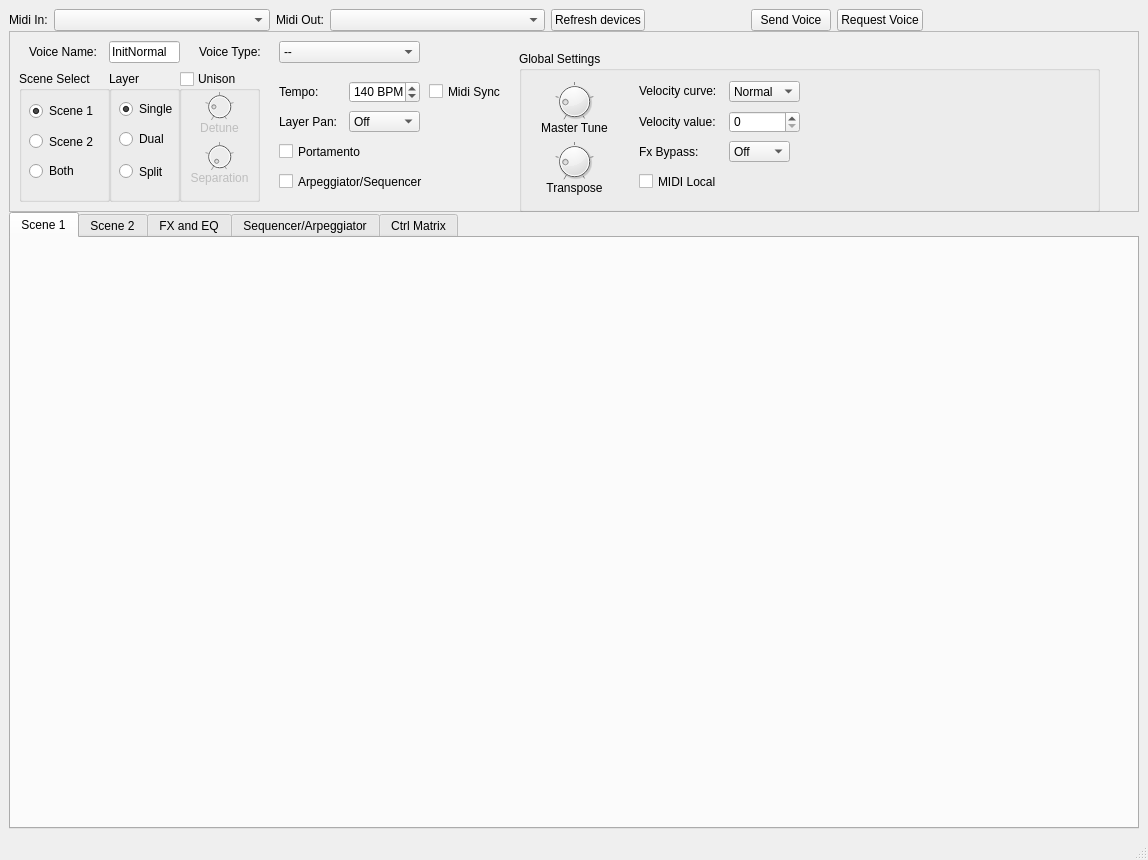
<?xml version="1.0" encoding="UTF-8"?>
<ui version="4.0">
 <class>QAN1xEditor</class>
 <widget class="QMainWindow" name="QAN1xEditor">
  <property name="geometry">
   <rect>
    <x>0</x>
    <y>0</y>
    <width>1148</width>
    <height>860</height>
   </rect>
  </property>
  <property name="windowTitle">
   <string>QAN1xEditor</string>
  </property>
  <widget class="QWidget" name="centralWidget">
   <layout class="QVBoxLayout" name="verticalLayout_6">
    <property name="spacing">
     <number>6</number>
    </property>
    <property name="leftMargin">
     <number>9</number>
    </property>
    <property name="topMargin">
     <number>9</number>
    </property>
    <property name="rightMargin">
     <number>9</number>
    </property>
    <property name="bottomMargin">
     <number>9</number>
    </property>
    <item>
     <widget class="QScrollArea" name="scrollArea_5">
      <property name="frameShape">
       <enum>QFrame::NoFrame</enum>
      </property>
      <property name="frameShadow">
       <enum>QFrame::Plain</enum>
      </property>
      <property name="widgetResizable">
       <bool>true</bool>
      </property>
      <widget class="QWidget" name="scrollAreaWidgetContents_5">
       <property name="geometry">
        <rect>
         <x>0</x>
         <y>0</y>
         <width>1130</width>
         <height>821</height>
        </rect>
       </property>
       <layout class="QVBoxLayout" name="verticalLayout">
        <property name="spacing">
         <number>0</number>
        </property>
        <property name="leftMargin">
         <number>0</number>
        </property>
        <property name="topMargin">
         <number>0</number>
        </property>
        <property name="rightMargin">
         <number>0</number>
        </property>
        <property name="bottomMargin">
         <number>0</number>
        </property>
        <item>
         <layout class="QHBoxLayout" name="horizontalLayout">
          <item>
           <widget class="QLabel" name="label">
            <property name="text">
             <string>Midi In:</string>
            </property>
           </widget>
          </item>
          <item>
           <widget class="QComboBox" name="inCombo">
            <property name="sizePolicy">
             <sizepolicy hsizetype="Expanding" vsizetype="Fixed">
              <horstretch>0</horstretch>
              <verstretch>0</verstretch>
             </sizepolicy>
            </property>
           </widget>
          </item>
          <item>
           <widget class="QLabel" name="label_2">
            <property name="text">
             <string>Midi Out:</string>
            </property>
           </widget>
          </item>
          <item>
           <widget class="QComboBox" name="outCombo">
            <property name="sizePolicy">
             <sizepolicy hsizetype="Expanding" vsizetype="Fixed">
              <horstretch>0</horstretch>
              <verstretch>0</verstretch>
             </sizepolicy>
            </property>
           </widget>
          </item>
          <item>
           <widget class="QPushButton" name="refresh">
            <property name="text">
             <string>Refresh devices</string>
            </property>
           </widget>
          </item>
          <item>
           <spacer name="horizontalSpacer_3">
            <property name="orientation">
             <enum>Qt::Horizontal</enum>
            </property>
            <property name="sizeType">
             <enum>QSizePolicy::Fixed</enum>
            </property>
            <property name="sizeHint" stdset="0">
             <size>
              <width>100</width>
              <height>20</height>
             </size>
            </property>
           </spacer>
          </item>
          <item>
           <widget class="QPushButton" name="sendVoice">
            <property name="text">
             <string>Send Voice</string>
            </property>
           </widget>
          </item>
          <item>
           <widget class="QPushButton" name="requestVoice">
            <property name="text">
             <string>Request Voice</string>
            </property>
           </widget>
          </item>
          <item>
           <spacer name="horizontalSpacer">
            <property name="orientation">
             <enum>Qt::Horizontal</enum>
            </property>
            <property name="sizeHint" stdset="0">
             <size>
              <width>40</width>
              <height>20</height>
             </size>
            </property>
           </spacer>
          </item>
         </layout>
        </item>
        <item>
         <widget class="QFrame" name="frame">
          <property name="minimumSize">
           <size>
            <width>421</width>
            <height>181</height>
           </size>
          </property>
          <property name="frameShape">
           <enum>QFrame::StyledPanel</enum>
          </property>
          <property name="frameShadow">
           <enum>QFrame::Raised</enum>
          </property>
          <widget class="QGroupBox" name="unison">
           <property name="geometry">
            <rect>
             <x>170</x>
             <y>40</y>
             <width>81</width>
             <height>131</height>
            </rect>
           </property>
           <property name="title">
            <string>Unison</string>
           </property>
           <property name="checkable">
            <bool>true</bool>
           </property>
           <property name="checked">
            <bool>false</bool>
           </property>
           <widget class="QLabel" name="label_6">
            <property name="geometry">
             <rect>
              <x>0</x>
              <y>50</y>
              <width>81</width>
              <height>16</height>
             </rect>
            </property>
            <property name="frameShadow">
             <enum>QFrame::Plain</enum>
            </property>
            <property name="text">
             <string>Detune</string>
            </property>
            <property name="alignment">
             <set>Qt::AlignHCenter|Qt::AlignTop</set>
            </property>
           </widget>
           <widget class="DialKnob" name="detune">
            <property name="geometry">
             <rect>
              <x>20</x>
              <y>20</y>
              <width>41</width>
              <height>31</height>
             </rect>
            </property>
            <property name="sizePolicy">
             <sizepolicy hsizetype="Fixed" vsizetype="Fixed">
              <horstretch>0</horstretch>
              <verstretch>0</verstretch>
             </sizepolicy>
            </property>
            <property name="minimumSize">
             <size>
              <width>0</width>
              <height>0</height>
             </size>
            </property>
            <property name="maximumSize">
             <size>
              <width>16777215</width>
              <height>16777215</height>
             </size>
            </property>
            <property name="maximum">
             <number>32</number>
            </property>
            <property name="value">
             <number>6</number>
            </property>
            <property name="notchTarget">
             <double>8.000000000000000</double>
            </property>
            <property name="notchesVisible">
             <bool>true</bool>
            </property>
           </widget>
           <widget class="QLabel" name="label_7">
            <property name="geometry">
             <rect>
              <x>0</x>
              <y>100</y>
              <width>81</width>
              <height>16</height>
             </rect>
            </property>
            <property name="frameShadow">
             <enum>QFrame::Plain</enum>
            </property>
            <property name="text">
             <string>Separation</string>
            </property>
            <property name="alignment">
             <set>Qt::AlignHCenter|Qt::AlignTop</set>
            </property>
           </widget>
           <widget class="DialKnob" name="separation">
            <property name="geometry">
             <rect>
              <x>20</x>
              <y>70</y>
              <width>41</width>
              <height>31</height>
             </rect>
            </property>
            <property name="sizePolicy">
             <sizepolicy hsizetype="Fixed" vsizetype="Fixed">
              <horstretch>0</horstretch>
              <verstretch>0</verstretch>
             </sizepolicy>
            </property>
            <property name="minimumSize">
             <size>
              <width>0</width>
              <height>0</height>
             </size>
            </property>
            <property name="maximumSize">
             <size>
              <width>16777215</width>
              <height>16777215</height>
             </size>
            </property>
            <property name="maximum">
             <number>32</number>
            </property>
            <property name="wrapping">
             <bool>false</bool>
            </property>
            <property name="notchTarget">
             <double>8.000000000000000</double>
            </property>
            <property name="notchesVisible">
             <bool>true</bool>
            </property>
           </widget>
          </widget>
          <widget class="QGroupBox" name="layerGroup">
           <property name="geometry">
            <rect>
             <x>100</x>
             <y>40</y>
             <width>71</width>
             <height>131</height>
            </rect>
           </property>
           <property name="title">
            <string>Layer</string>
           </property>
           <widget class="QRadioButton" name="split">
            <property name="geometry">
             <rect>
              <x>10</x>
              <y>90</y>
              <width>61</width>
              <height>21</height>
             </rect>
            </property>
            <property name="text">
             <string>Split</string>
            </property>
           </widget>
           <widget class="QRadioButton" name="dual">
            <property name="geometry">
             <rect>
              <x>10</x>
              <y>60</y>
              <width>61</width>
              <height>16</height>
             </rect>
            </property>
            <property name="text">
             <string>Dual</string>
            </property>
           </widget>
           <widget class="QRadioButton" name="single">
            <property name="geometry">
             <rect>
              <x>10</x>
              <y>30</y>
              <width>71</width>
              <height>16</height>
             </rect>
            </property>
            <property name="text">
             <string>Single</string>
            </property>
            <property name="checked">
             <bool>true</bool>
            </property>
           </widget>
          </widget>
          <widget class="QGroupBox" name="sceneGroup">
           <property name="geometry">
            <rect>
             <x>10</x>
             <y>40</y>
             <width>91</width>
             <height>131</height>
            </rect>
           </property>
           <property name="title">
            <string>Scene Select</string>
           </property>
           <property name="checkable">
            <bool>false</bool>
           </property>
           <property name="checked">
            <bool>false</bool>
           </property>
           <widget class="QRadioButton" name="scene1radio">
            <property name="geometry">
             <rect>
              <x>10</x>
              <y>30</y>
              <width>71</width>
              <height>20</height>
             </rect>
            </property>
            <property name="text">
             <string>Scene 1</string>
            </property>
            <property name="checked">
             <bool>true</bool>
            </property>
           </widget>
           <widget class="QRadioButton" name="scene2radio">
            <property name="geometry">
             <rect>
              <x>10</x>
              <y>60</y>
              <width>89</width>
              <height>21</height>
             </rect>
            </property>
            <property name="text">
             <string>Scene 2</string>
            </property>
           </widget>
           <widget class="QRadioButton" name="bothSceneRadio">
            <property name="geometry">
             <rect>
              <x>10</x>
              <y>90</y>
              <width>89</width>
              <height>20</height>
             </rect>
            </property>
            <property name="text">
             <string>Both</string>
            </property>
           </widget>
          </widget>
          <widget class="QSpinBox" name="tempoBPM">
           <property name="geometry">
            <rect>
             <x>340</x>
             <y>50</y>
             <width>71</width>
             <height>22</height>
            </rect>
           </property>
           <property name="suffix">
            <string> BPM</string>
           </property>
           <property name="minimum">
            <number>40</number>
           </property>
           <property name="maximum">
            <number>240</number>
           </property>
           <property name="value">
            <number>140</number>
           </property>
          </widget>
          <widget class="QLabel" name="label_12">
           <property name="geometry">
            <rect>
             <x>270</x>
             <y>50</y>
             <width>81</width>
             <height>21</height>
            </rect>
           </property>
           <property name="text">
            <string>Tempo:</string>
           </property>
          </widget>
          <widget class="CheckBox" name="midiSyncCheck">
           <property name="geometry">
            <rect>
             <x>420</x>
             <y>50</y>
             <width>76</width>
             <height>21</height>
            </rect>
           </property>
           <property name="text">
            <string>Midi Sync</string>
           </property>
          </widget>
          <widget class="ComboPicker" name="layerPan">
           <property name="geometry">
            <rect>
             <x>340</x>
             <y>80</y>
             <width>71</width>
             <height>21</height>
            </rect>
           </property>
           <property name="sizePolicy">
            <sizepolicy hsizetype="Preferred" vsizetype="Fixed">
             <horstretch>0</horstretch>
             <verstretch>0</verstretch>
            </sizepolicy>
           </property>
           <item>
            <property name="text">
             <string>Off</string>
            </property>
           </item>
           <item>
            <property name="text">
             <string>Alternate</string>
            </property>
           </item>
           <item>
            <property name="text">
             <string>Random</string>
            </property>
           </item>
          </widget>
          <widget class="QLabel" name="label_4">
           <property name="geometry">
            <rect>
             <x>270</x>
             <y>80</y>
             <width>61</width>
             <height>22</height>
            </rect>
           </property>
           <property name="sizePolicy">
            <sizepolicy hsizetype="Fixed" vsizetype="Preferred">
             <horstretch>0</horstretch>
             <verstretch>0</verstretch>
            </sizepolicy>
           </property>
           <property name="text">
            <string>Layer Pan:</string>
           </property>
          </widget>
          <widget class="CheckBox" name="portamentoCheck">
           <property name="geometry">
            <rect>
             <x>270</x>
             <y>110</y>
             <width>130</width>
             <height>21</height>
            </rect>
           </property>
           <property name="text">
            <string>Portamento</string>
           </property>
          </widget>
          <widget class="VoiceNameEdit" name="voiceNameEdit">
           <property name="geometry">
            <rect>
             <x>100</x>
             <y>10</y>
             <width>71</width>
             <height>22</height>
            </rect>
           </property>
           <property name="text">
            <string>InitNormal</string>
           </property>
           <property name="maxLength">
            <number>10</number>
           </property>
          </widget>
          <widget class="QLabel" name="label_11">
           <property name="geometry">
            <rect>
             <x>20</x>
             <y>10</y>
             <width>81</width>
             <height>21</height>
            </rect>
           </property>
           <property name="text">
            <string>Voice Name:</string>
           </property>
          </widget>
          <widget class="ComboPicker" name="voiceType">
           <property name="geometry">
            <rect>
             <x>270</x>
             <y>10</y>
             <width>141</width>
             <height>22</height>
            </rect>
           </property>
           <property name="currentIndex">
            <number>0</number>
           </property>
           <item>
            <property name="text">
             <string>--</string>
            </property>
           </item>
           <item>
            <property name="text">
             <string>PF - Piano</string>
            </property>
           </item>
           <item>
            <property name="text">
             <string>CP - Chromatic Perc.</string>
            </property>
           </item>
           <item>
            <property name="text">
             <string>OR - Organ</string>
            </property>
           </item>
           <item>
            <property name="text">
             <string>GT - Guitar</string>
            </property>
           </item>
           <item>
            <property name="text">
             <string>BA - Bass</string>
            </property>
           </item>
           <item>
            <property name="text">
             <string>ST - Strings</string>
            </property>
           </item>
           <item>
            <property name="text">
             <string>EN - Ensemble</string>
            </property>
           </item>
           <item>
            <property name="text">
             <string>BR - Brass</string>
            </property>
           </item>
           <item>
            <property name="text">
             <string>RD - Reed</string>
            </property>
           </item>
           <item>
            <property name="text">
             <string>PI - Pipe</string>
            </property>
           </item>
           <item>
            <property name="text">
             <string>LD - Synth Lead</string>
            </property>
           </item>
           <item>
            <property name="text">
             <string>PD - Synth Pad</string>
            </property>
           </item>
           <item>
            <property name="text">
             <string>FX - Synth Effect</string>
            </property>
           </item>
           <item>
            <property name="text">
             <string>ET - Ethnic</string>
            </property>
           </item>
           <item>
            <property name="text">
             <string>PC - Percussion</string>
            </property>
           </item>
           <item>
            <property name="text">
             <string>SE - Sound Effect</string>
            </property>
           </item>
           <item>
            <property name="text">
             <string>DR - Drums</string>
            </property>
           </item>
           <item>
            <property name="text">
             <string>SC - Synth Comp</string>
            </property>
           </item>
           <item>
            <property name="text">
             <string>VO - Vocal</string>
            </property>
           </item>
           <item>
            <property name="text">
             <string>CO - Combination</string>
            </property>
           </item>
           <item>
            <property name="text">
             <string>WV - Material Wave</string>
            </property>
           </item>
           <item>
            <property name="text">
             <string>SQ - Sequence</string>
            </property>
           </item>
          </widget>
          <widget class="QLabel" name="label_50">
           <property name="geometry">
            <rect>
             <x>190</x>
             <y>10</y>
             <width>71</width>
             <height>21</height>
            </rect>
           </property>
           <property name="text">
            <string>Voice Type:</string>
           </property>
          </widget>
          <widget class="CheckBox" name="arpSeqCheck">
           <property name="geometry">
            <rect>
             <x>270</x>
             <y>140</y>
             <width>151</width>
             <height>21</height>
            </rect>
           </property>
           <property name="text">
            <string>Arpeggiator/Sequencer</string>
           </property>
          </widget>
          <widget class="QGroupBox" name="groupBox_2">
           <property name="geometry">
            <rect>
             <x>510</x>
             <y>20</y>
             <width>581</width>
             <height>161</height>
            </rect>
           </property>
           <property name="title">
            <string>Global Settings</string>
           </property>
           <widget class="QLabel" name="label_3">
            <property name="geometry">
             <rect>
              <x>120</x>
              <y>30</y>
              <width>81</width>
              <height>19</height>
             </rect>
            </property>
            <property name="text">
             <string>Velocity curve:</string>
            </property>
           </widget>
           <widget class="QLabel" name="label_9">
            <property name="geometry">
             <rect>
              <x>20</x>
              <y>130</y>
              <width>71</width>
              <height>20</height>
             </rect>
            </property>
            <property name="frameShadow">
             <enum>QFrame::Plain</enum>
            </property>
            <property name="text">
             <string>Transpose</string>
            </property>
            <property name="alignment">
             <set>Qt::AlignHCenter|Qt::AlignTop</set>
            </property>
           </widget>
           <widget class="CheckBox" name="checkBox_2">
            <property name="geometry">
             <rect>
              <x>120</x>
              <y>120</y>
              <width>91</width>
              <height>21</height>
             </rect>
            </property>
            <property name="text">
             <string>MIDI Local</string>
            </property>
           </widget>
           <widget class="QLabel" name="label_8">
            <property name="geometry">
             <rect>
              <x>10</x>
              <y>70</y>
              <width>91</width>
              <height>21</height>
             </rect>
            </property>
            <property name="frameShadow">
             <enum>QFrame::Plain</enum>
            </property>
            <property name="text">
             <string>Master Tune</string>
            </property>
            <property name="alignment">
             <set>Qt::AlignHCenter|Qt::AlignTop</set>
            </property>
           </widget>
           <widget class="QLabel" name="label_5">
            <property name="geometry">
             <rect>
              <x>120</x>
              <y>60</y>
              <width>91</width>
              <height>21</height>
             </rect>
            </property>
            <property name="text">
             <string>Velocity value:</string>
            </property>
           </widget>
           <widget class="QSpinBox" name="fixedVelocity">
            <property name="geometry">
             <rect>
              <x>210</x>
              <y>60</y>
              <width>71</width>
              <height>22</height>
             </rect>
            </property>
           </widget>
           <widget class="ComboPicker" name="velocityCurve">
            <property name="geometry">
             <rect>
              <x>210</x>
              <y>30</y>
              <width>71</width>
              <height>21</height>
             </rect>
            </property>
            <item>
             <property name="text">
              <string>Normal</string>
             </property>
            </item>
            <item>
             <property name="text">
              <string>Soft1</string>
             </property>
            </item>
            <item>
             <property name="text">
              <string>Soft2</string>
             </property>
            </item>
            <item>
             <property name="text">
              <string>Easy</string>
             </property>
            </item>
            <item>
             <property name="text">
              <string>Wide</string>
             </property>
            </item>
            <item>
             <property name="text">
              <string>Hard</string>
             </property>
            </item>
            <item>
             <property name="text">
              <string>Fixed</string>
             </property>
            </item>
           </widget>
           <widget class="ComboPicker" name="fxBypass">
            <property name="geometry">
             <rect>
              <x>210</x>
              <y>90</y>
              <width>61</width>
              <height>21</height>
             </rect>
            </property>
            <item>
             <property name="text">
              <string>Off</string>
             </property>
            </item>
            <item>
             <property name="text">
              <string>Delay</string>
             </property>
            </item>
            <item>
             <property name="text">
              <string>Reverb</string>
             </property>
            </item>
            <item>
             <property name="text">
              <string>All</string>
             </property>
            </item>
           </widget>
           <widget class="QLabel" name="label_10">
            <property name="geometry">
             <rect>
              <x>120</x>
              <y>90</y>
              <width>61</width>
              <height>21</height>
             </rect>
            </property>
            <property name="text">
             <string>Fx Bypass:</string>
            </property>
           </widget>
           <widget class="DialKnob" name="masterTune">
            <property name="geometry">
             <rect>
              <x>30</x>
              <y>30</y>
              <width>51</width>
              <height>41</height>
             </rect>
            </property>
            <property name="sizePolicy">
             <sizepolicy hsizetype="Fixed" vsizetype="Fixed">
              <horstretch>0</horstretch>
              <verstretch>0</verstretch>
             </sizepolicy>
            </property>
            <property name="minimumSize">
             <size>
              <width>0</width>
              <height>0</height>
             </size>
            </property>
            <property name="maximumSize">
             <size>
              <width>16777215</width>
              <height>16777215</height>
             </size>
            </property>
            <property name="maximum">
             <number>32</number>
            </property>
            <property name="value">
             <number>6</number>
            </property>
            <property name="notchTarget">
             <double>8.000000000000000</double>
            </property>
            <property name="notchesVisible">
             <bool>true</bool>
            </property>
           </widget>
           <widget class="DialKnob" name="transpose">
            <property name="geometry">
             <rect>
              <x>30</x>
              <y>90</y>
              <width>51</width>
              <height>41</height>
             </rect>
            </property>
            <property name="sizePolicy">
             <sizepolicy hsizetype="Fixed" vsizetype="Fixed">
              <horstretch>0</horstretch>
              <verstretch>0</verstretch>
             </sizepolicy>
            </property>
            <property name="minimumSize">
             <size>
              <width>0</width>
              <height>0</height>
             </size>
            </property>
            <property name="maximumSize">
             <size>
              <width>16777215</width>
              <height>16777215</height>
             </size>
            </property>
            <property name="maximum">
             <number>32</number>
            </property>
            <property name="value">
             <number>6</number>
            </property>
            <property name="notchTarget">
             <double>8.000000000000000</double>
            </property>
            <property name="notchesVisible">
             <bool>true</bool>
            </property>
           </widget>
          </widget>
         </widget>
        </item>
        <item>
         <layout class="QHBoxLayout" name="horizontalLayout_2">
          <item>
           <widget class="QTabWidget" name="tabWidget">
            <property name="tabPosition">
             <enum>QTabWidget::North</enum>
            </property>
            <property name="tabShape">
             <enum>QTabWidget::Rounded</enum>
            </property>
            <property name="currentIndex">
             <number>0</number>
            </property>
            <widget class="SceneView" name="scene1tab">
             <attribute name="title">
              <string>Scene 1</string>
             </attribute>
            </widget>
            <widget class="SceneView" name="scene2tab">
             <attribute name="title">
              <string>Scene 2</string>
             </attribute>
            </widget>
            <widget class="FxEq" name="fxeqTab">
             <attribute name="title">
              <string>FX and EQ</string>
             </attribute>
            </widget>
            <widget class="ArpSeq" name="seqTab">
             <attribute name="title">
              <string>Sequencer/Arpeggiator</string>
             </attribute>
             <layout class="QVBoxLayout" name="verticalLayout_5"/>
            </widget>
            <widget class="QWidget" name="matrixTab">
             <attribute name="title">
              <string>Ctrl Matrix</string>
             </attribute>
             <layout class="QVBoxLayout" name="verticalLayout_2">
              <item>
               <layout class="QHBoxLayout" name="horizontalLayout_3">
                <item>
                 <widget class="QGroupBox" name="groupBox">
                  <property name="minimumSize">
                   <size>
                    <width>401</width>
                    <height>531</height>
                   </size>
                  </property>
                  <property name="maximumSize">
                   <size>
                    <width>401</width>
                    <height>531</height>
                   </size>
                  </property>
                  <property name="title">
                   <string>Scene 1</string>
                  </property>
                  <widget class="ControlMatrixScene" name="ctrlMatrixScene1" native="true">
                   <property name="geometry">
                    <rect>
                     <x>0</x>
                     <y>10</y>
                     <width>401</width>
                     <height>541</height>
                    </rect>
                   </property>
                  </widget>
                 </widget>
                </item>
                <item>
                 <widget class="QGroupBox" name="groupBox_10">
                  <property name="minimumSize">
                   <size>
                    <width>401</width>
                    <height>531</height>
                   </size>
                  </property>
                  <property name="maximumSize">
                   <size>
                    <width>401</width>
                    <height>531</height>
                   </size>
                  </property>
                  <property name="title">
                   <string>Scene 1</string>
                  </property>
                  <widget class="ControlMatrixScene" name="ctrlMatrixScene2" native="true">
                   <property name="geometry">
                    <rect>
                     <x>0</x>
                     <y>10</y>
                     <width>401</width>
                     <height>541</height>
                    </rect>
                   </property>
                  </widget>
                 </widget>
                </item>
                <item>
                 <widget class="QGroupBox" name="groupBox_11">
                  <property name="minimumSize">
                   <size>
                    <width>191</width>
                    <height>531</height>
                   </size>
                  </property>
                  <property name="maximumSize">
                   <size>
                    <width>191</width>
                    <height>531</height>
                   </size>
                  </property>
                  <property name="title">
                   <string>Common</string>
                  </property>
                  <property name="alignment">
                   <set>Qt::AlignCenter</set>
                  </property>
                  <widget class="ComboPicker" name="sourceMtrxCom_1">
                   <property name="geometry">
                    <rect>
                     <x>30</x>
                     <y>130</y>
                     <width>141</width>
                     <height>22</height>
                    </rect>
                   </property>
                  </widget>
                  <widget class="ComboPicker" name="sourceMtrxCom_2">
                   <property name="geometry">
                    <rect>
                     <x>30</x>
                     <y>360</y>
                     <width>141</width>
                     <height>22</height>
                    </rect>
                   </property>
                  </widget>
                  <widget class="ComboPicker" name="paramMtrxCom_1">
                   <property name="geometry">
                    <rect>
                     <x>30</x>
                     <y>190</y>
                     <width>141</width>
                     <height>22</height>
                    </rect>
                   </property>
                  </widget>
                  <widget class="ComboPicker" name="paramMtrxCom_2">
                   <property name="geometry">
                    <rect>
                     <x>30</x>
                     <y>420</y>
                     <width>141</width>
                     <height>22</height>
                    </rect>
                   </property>
                  </widget>
                  <widget class="DialKnob" name="depthMtrxCom_1">
                   <property name="geometry">
                    <rect>
                     <x>70</x>
                     <y>240</y>
                     <width>60</width>
                     <height>41</height>
                    </rect>
                   </property>
                   <property name="sizePolicy">
                    <sizepolicy hsizetype="Fixed" vsizetype="Fixed">
                     <horstretch>0</horstretch>
                     <verstretch>0</verstretch>
                    </sizepolicy>
                   </property>
                   <property name="minimumSize">
                    <size>
                     <width>0</width>
                     <height>0</height>
                    </size>
                   </property>
                   <property name="maximumSize">
                    <size>
                     <width>16777215</width>
                     <height>16777215</height>
                    </size>
                   </property>
                   <property name="minimum">
                    <number>0</number>
                   </property>
                   <property name="maximum">
                    <number>127</number>
                   </property>
                   <property name="value">
                    <number>64</number>
                   </property>
                   <property name="notchTarget">
                    <double>70.000000000000000</double>
                   </property>
                   <property name="notchesVisible">
                    <bool>true</bool>
                   </property>
                  </widget>
                  <widget class="DialKnob" name="depthMtrxCom_2">
                   <property name="geometry">
                    <rect>
                     <x>70</x>
                     <y>470</y>
                     <width>60</width>
                     <height>41</height>
                    </rect>
                   </property>
                   <property name="sizePolicy">
                    <sizepolicy hsizetype="Fixed" vsizetype="Fixed">
                     <horstretch>0</horstretch>
                     <verstretch>0</verstretch>
                    </sizepolicy>
                   </property>
                   <property name="minimumSize">
                    <size>
                     <width>0</width>
                     <height>0</height>
                    </size>
                   </property>
                   <property name="maximumSize">
                    <size>
                     <width>16777215</width>
                     <height>16777215</height>
                    </size>
                   </property>
                   <property name="minimum">
                    <number>0</number>
                   </property>
                   <property name="maximum">
                    <number>127</number>
                   </property>
                   <property name="value">
                    <number>64</number>
                   </property>
                   <property name="notchTarget">
                    <double>70.000000000000000</double>
                   </property>
                   <property name="notchesVisible">
                    <bool>true</bool>
                   </property>
                  </widget>
                  <widget class="QLabel" name="label_58">
                   <property name="geometry">
                    <rect>
                     <x>30</x>
                     <y>110</y>
                     <width>141</width>
                     <height>16</height>
                    </rect>
                   </property>
                   <property name="text">
                    <string>Common Source 1</string>
                   </property>
                   <property name="alignment">
                    <set>Qt::AlignCenter</set>
                   </property>
                  </widget>
                  <widget class="QLabel" name="label_59">
                   <property name="geometry">
                    <rect>
                     <x>30</x>
                     <y>340</y>
                     <width>141</width>
                     <height>16</height>
                    </rect>
                   </property>
                   <property name="text">
                    <string>Common Source 2</string>
                   </property>
                   <property name="alignment">
                    <set>Qt::AlignCenter</set>
                   </property>
                  </widget>
                  <widget class="QLabel" name="label_60">
                   <property name="geometry">
                    <rect>
                     <x>30</x>
                     <y>170</y>
                     <width>141</width>
                     <height>16</height>
                    </rect>
                   </property>
                   <property name="text">
                    <string>Common Parameter 1</string>
                   </property>
                   <property name="alignment">
                    <set>Qt::AlignCenter</set>
                   </property>
                  </widget>
                  <widget class="QLabel" name="label_61">
                   <property name="geometry">
                    <rect>
                     <x>30</x>
                     <y>400</y>
                     <width>141</width>
                     <height>16</height>
                    </rect>
                   </property>
                   <property name="text">
                    <string>Common Parameter 2</string>
                   </property>
                   <property name="alignment">
                    <set>Qt::AlignCenter</set>
                   </property>
                  </widget>
                  <widget class="QLabel" name="label_62">
                   <property name="geometry">
                    <rect>
                     <x>30</x>
                     <y>220</y>
                     <width>141</width>
                     <height>16</height>
                    </rect>
                   </property>
                   <property name="text">
                    <string>Depth 1</string>
                   </property>
                   <property name="alignment">
                    <set>Qt::AlignCenter</set>
                   </property>
                  </widget>
                  <widget class="QLabel" name="label_63">
                   <property name="geometry">
                    <rect>
                     <x>30</x>
                     <y>450</y>
                     <width>141</width>
                     <height>16</height>
                    </rect>
                   </property>
                   <property name="text">
                    <string>Depth 2</string>
                   </property>
                   <property name="alignment">
                    <set>Qt::AlignCenter</set>
                   </property>
                  </widget>
                 </widget>
                </item>
                <item>
                 <spacer name="horizontalSpacer_2">
                  <property name="orientation">
                   <enum>Qt::Horizontal</enum>
                  </property>
                  <property name="sizeHint" stdset="0">
                   <size>
                    <width>40</width>
                    <height>20</height>
                   </size>
                  </property>
                 </spacer>
                </item>
               </layout>
              </item>
              <item>
               <spacer name="verticalSpacer">
                <property name="orientation">
                 <enum>Qt::Vertical</enum>
                </property>
                <property name="sizeHint" stdset="0">
                 <size>
                  <width>20</width>
                  <height>0</height>
                 </size>
                </property>
               </spacer>
              </item>
             </layout>
            </widget>
           </widget>
          </item>
         </layout>
        </item>
       </layout>
      </widget>
     </widget>
    </item>
   </layout>
  </widget>
  <widget class="QStatusBar" name="statusBar"/>
 </widget>
 <layoutdefault spacing="6" margin="11"/>
 <customwidgets>
  <customwidget>
   <class>SceneView</class>
   <extends>QWidget</extends>
   <header>sceneview.h</header>
   <container>1</container>
  </customwidget>
  <customwidget>
   <class>DialKnob</class>
   <extends>QDial</extends>
   <header>UiControlers.h</header>
  </customwidget>
  <customwidget>
   <class>ComboPicker</class>
   <extends>QComboBox</extends>
   <header>UiControlers.h</header>
  </customwidget>
  <customwidget>
   <class>VoiceNameEdit</class>
   <extends>QLineEdit</extends>
   <header>voicenameedit.h</header>
  </customwidget>
  <customwidget>
   <class>CheckBox</class>
   <extends>QCheckBox</extends>
   <header>UiControlers.h</header>
  </customwidget>
  <customwidget>
   <class>ControlMatrixScene</class>
   <extends>QWidget</extends>
   <header>controlmatrixscene.h</header>
   <container>1</container>
  </customwidget>
  <customwidget>
   <class>FxEq</class>
   <extends>QWidget</extends>
   <header>fxeq.h</header>
   <container>1</container>
  </customwidget>
  <customwidget>
   <class>ArpSeq</class>
   <extends>QWidget</extends>
   <header>arpseq.h</header>
   <container>1</container>
  </customwidget>
 </customwidgets>
 <resources>
  <include location="QAN1xEditor.qrc"/>
 </resources>
 <connections/>
</ui>
